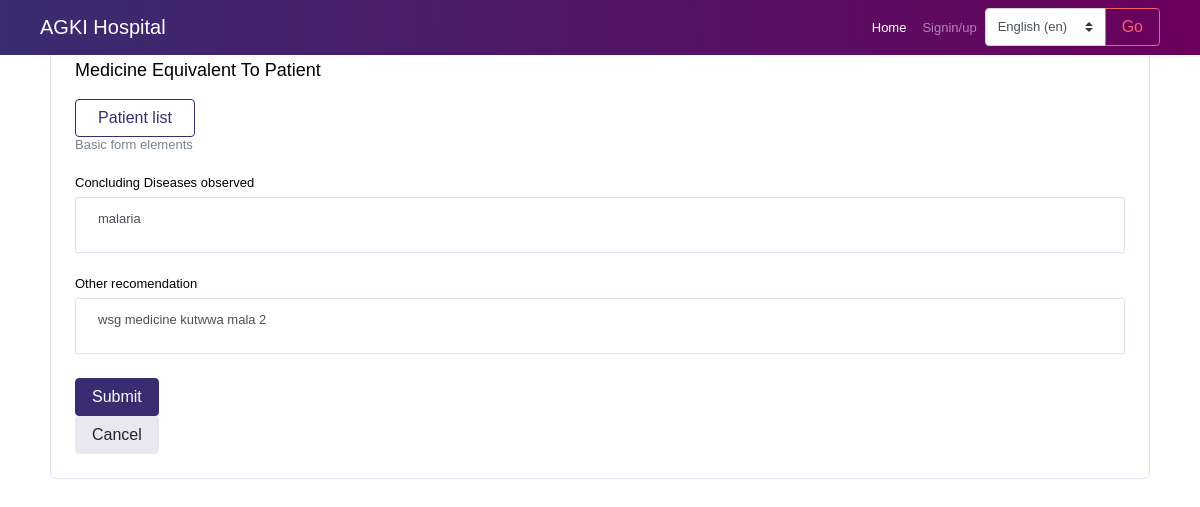
Page /doctorSecondSession/1/ on the committed database.
### app/models.py (models this page shows, shortened)
class Patient(models.Model):
    fullname = models.CharField(max_length=30)
    age = models.IntegerField()
    address = models.CharField(max_length=30)
    gender = models.CharField(max_length=10)
    height = models.IntegerField(null=True,blank=True)
    pressure = models.CharField(max_length=10,null=True,blank=True)
    weight = models.IntegerField(null=True,blank=True)
    date = models.DateTimeField(auto_now_add=True)
    dalili = models.TextField(max_length=500,null=True,blank=True)
    possibleDiseases = models.TextField(max_length=500,null=True,blank=True)
    testConducted = models.TextField(max_length=500,null=True,blank=True)
    labResults = models.TextField(max_length=500,null=True,blank=True)
    actualDiseases = models.TextField(max_length=500,null=True,blank=True)
    otherRecomendation = models.TextField(max_length=500,null=True,blank=True)

### app/views.py (the view)
# urls.py: path('doctorSecondSession/<int:id>/', views.doctorSecondSession,name='doctorSecondSession'),
def doctorSecondSession(request,id):
    s = Patient.objects.get(id=id)
    form = DoctorSecondSessionForm(instance=s)
    if request.method=='POST':
        form = DoctorSecondSessionForm(request.POST,instance=s)
        if form.is_valid():
            form.save()
            return redirect(reverse('patientDetail', args=[id]))
    context = {
            'form':form,
            's':s,
         }
    return render(request,'app/doctorSecondSession.html',context)

### app/forms.py
class DoctorSecondSessionForm(forms.ModelForm):
    class Meta:
        model = Patient
        fields = ['actualDiseases','otherRecomendation']

### app/templates/app/doctorSecondSession.html (shortened to what this page needs)
{% extends 'app/base.html' %}
{%block content%}
<div class="container">
        <br>
        <div class="col-12 grid-margin stretch-card">
            <div class="card">
                <div class="card-body">
                    <h4 class="card-title">Medicine equivalent to patient</h4>
                    <a href="{% url 'patientList' %}"><button class='btn btn-outline-primary btn-fw'>Patient list</button></a>
                    <p class="card-description">
                      Basic form elements
                    </p>
                    <form method='POST' class="forms-sample" >
                        <div class="form-group">
                            <div class="form-group">
                              <label for="gender">Concluding Diseases observed</label>
                              <textarea  class="form-control" name="actualDiseases" >{{ s.actualDiseases }}</textarea>
                            </div>
                            <div class="form-group">
                              <label for="gender">Other recomendation</label>
                              <textarea class="form-control" name="otherRecomendation" >{{ s.otherRecomendation }}</textarea>
                            </div>
                        </div>
                      <button type="submit" class="btn btn-primary mr-2">Submit</button>
                    </form>
                    <a href="{% url 'patientDetail' id=s.id %}">
                      <button class="btn btn-light">Cancel</button>
                  </a>
                </div>
            </div>
        </div>
</div>
{%endblock%}

### rows in the picture
Patient: actualDiseases "malaria", otherRecomendation "wsg medicine kutwwa mala 2"

### other values in the picture
form field language "English (en)"
